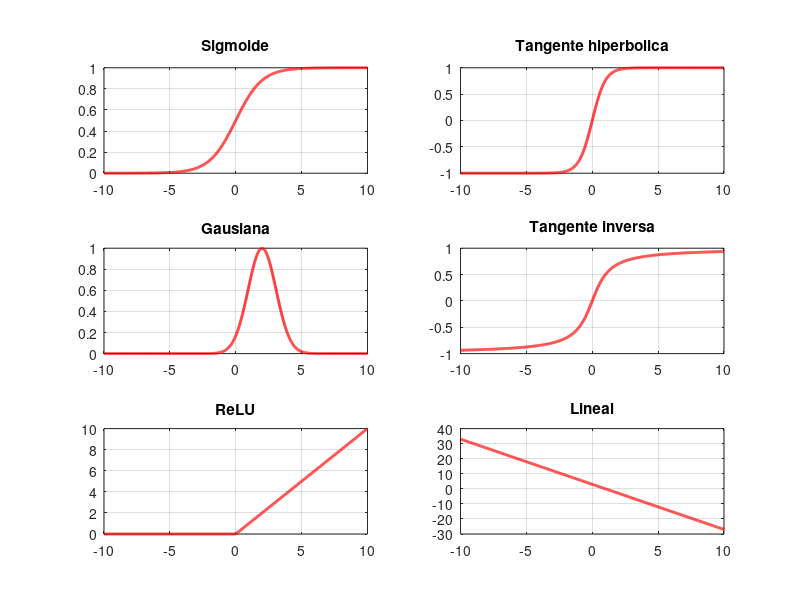

The MATLAB source for this figure:
clc;
close all;
clear;

du = 0.01;
u_min = -10;
u_max = 10;
u = u_min:du:u_max;

m = 2;
s = 1.5;
a = -3;
b = 3;

fu1 = 1./(1+exp(-u));
fu2 = tanh(u);
fu3 = exp(-((u-m).^2)./s.^2);
fu4 = 2*atan(u)/pi;
fu5 = max(0, u);
fu6 = a*u+b;

figure('Units', 'normalized', 'Position', [0.1 0.1 0.8 0.8]);
subplot(3, 2, 1);
plot(u, fu1, 'r', 'LineWidth', 2);
title('Sigmoide');
grid on;
subplot(3, 2, 2);
plot(u, fu2, 'r', 'LineWidth', 2);
grid on;
title('Tangente hiperbolica');
subplot(3, 2, 3);
plot(u, fu3, 'r', 'LineWidth', 2);
grid on;
title('Gausiana');
subplot(3, 2, 4);
plot(u, fu4, 'r', 'LineWidth', 2);
grid on;
title('Tangente inversa');
subplot(3, 2, 5);
plot(u, fu5, 'r', 'LineWidth', 2);
grid on;
title('ReLU');
subplot(3, 2, 6);
plot(u, fu6, 'r', 'LineWidth', 2);
grid on;
title('Lineal');